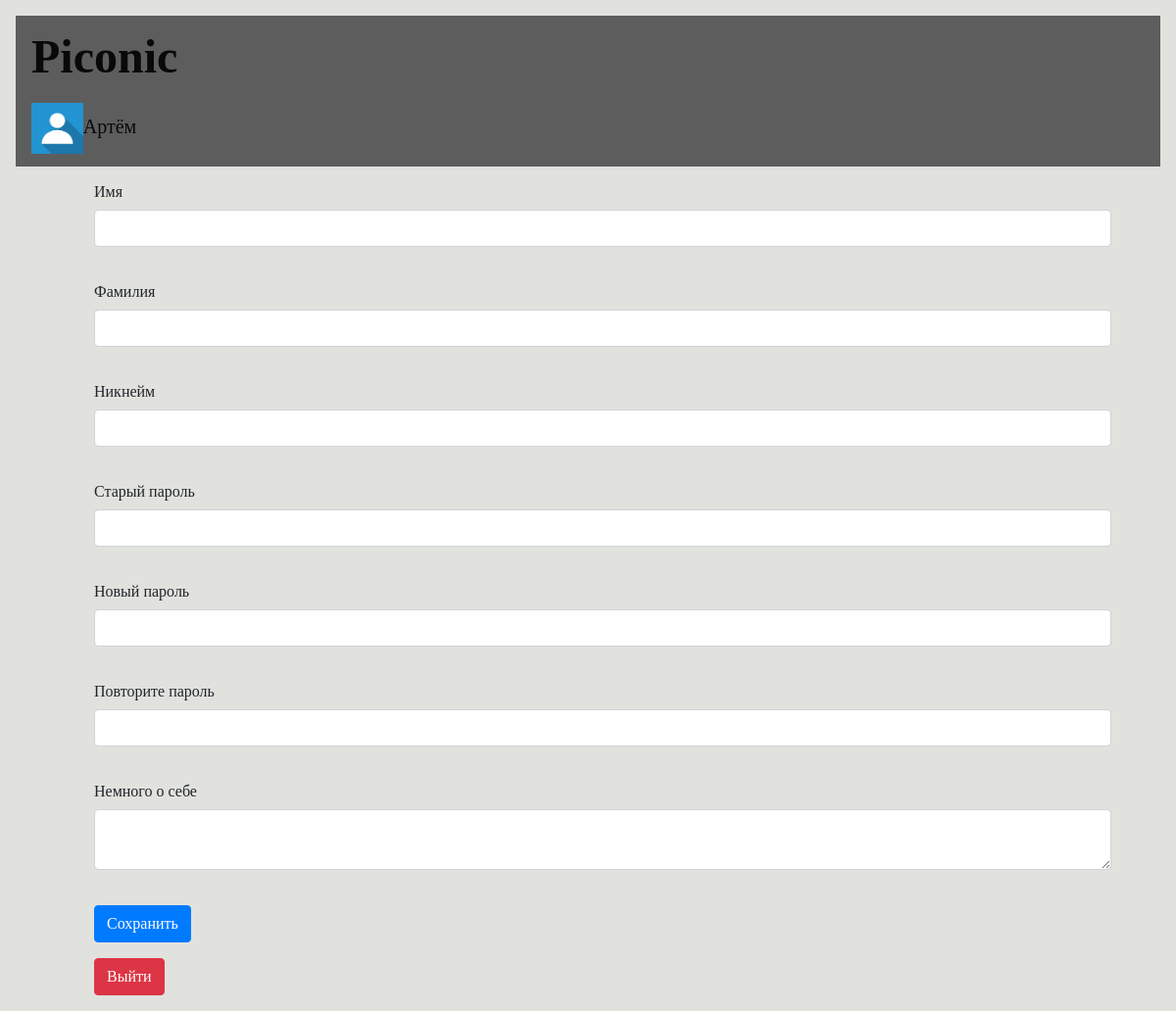
Screenshot of /profil/ (signed in) with the database file from the repository.
### data/users.py (models this page shows, shortened)
class User(SqlAlchemyBase, UserMixin):
    __tablename__ = 'users'
    id = sqlalchemy.Column(sqlalchemy.Integer, primary_key=True, autoincrement=True)
    name = sqlalchemy.Column(sqlalchemy.String)
    surname = sqlalchemy.Column(sqlalchemy.String)
    email = sqlalchemy.Column(sqlalchemy.String, index=True, unique=True)
    username = sqlalchemy.Column(sqlalchemy.String, unique=True)
    hashed_password = sqlalchemy.Column(sqlalchemy.String, nullable=True)
    created_date = sqlalchemy.Column(sqlalchemy.DateTime, default=datetime.datetime.now)
    about = sqlalchemy.Column(sqlalchemy.Integer, nullable=True)
    avatar = sqlalchemy.Column(sqlalchemy.Integer, nullable=True, default='static/def/img/def_avat.jpg')
    posts = orm.relation("Posts", back_populates='user')

### main.py (the view, shortened to what this page needs)
@app.route('/profil/', methods=['GET', 'POST'])
def profil():
    form = ProfilForm()
    return render_template('profil.html', title='Регистрация', form=form)

### forms/profil.py
class ProfilForm(FlaskForm):
    name = StringField('Имя', validators=[DataRequired()])
    surname = StringField('Фамилия', validators=[DataRequired()])
    username = StringField('Никнейм', validators=[DataRequired()])
    old_password = PasswordField('Старый пароль', validators=[DataRequired()])
    password = PasswordField('Новый пароль', validators=[DataRequired()])
    password_again = PasswordField('Повторите пароль', validators=[DataRequired()])
    about = TextAreaField('Немного о себе', validators=[DataRequired()])
    submit = SubmitField('Сохранить', validators=[DataRequired()])

### data/db_session.py (called while the page is built)
def create_session() -> Session:
    global __factory
    return __factory()

### main.py (called while the page is built)
@login_manager.user_loader
def load_user(user_id):
    db_sess = db_session.create_session()
    return db_sess.query(User).get(user_id)

### templates/profil.html (shortened to what this page needs)
{% extends "base.html" %}
{% block content %}
<form action="" method="post">
    <p>
        {{ form.name.label }}<br>
        {{ form.name(class="form-control") }}<br>
    </p>
    <p>
        {{ form.surname.label }}<br>
        {{ form.surname(class="form-control") }}<br>
    </p>
    <p>
        {{ form.username.label }}<br>
        {{ form.username(class="form-control") }}<br>
    </p>
    <p>
        {{ form.old_password.label }}<br>
        {{ form.old_password(class="form-control", type="password") }}<br>
    </p>
    <p>
        {{ form.password.label }}<br>
        {{ form.password(class="form-control", type="password") }}<br>
    </p>
    <p>
        {{ form.password_again.label }}<br>
        {{ form.password_again(class="form-control", type="password") }}<br>
    </p>
    <p>
        {{ form.about.label }}<br>
        {{ form.about(class="form-control", type="password") }}<br>
    </p>
    <p>{{ form.submit(type="submit", class="btn btn-primary") }}</p>
    <a class="btn btn-danger" href="/logout">Выйти</a>
</form>
{% endblock %}

### templates/base.html (shortened to what this page needs)
<!doctype html>
<html lang="ru">
<head>
    <link rel="stylesheet"
          href="https://stackpath.bootstrapcdn.com/bootstrap/4.4.1/css/bootstrap.min.css"
>
    <link href="/static/css/style.css" rel="stylesheet">
</head>
<body>
<nav class="navbar sticky-top navbar-light" style="background-color: #5d5d5d">
  <a class="navbar-brand" href="/"><h1>Piconic</h1></a>
    {% if current_user.is_authenticated %}
    <a class="navbar-brand" href="/profil/"><img src={{current_user.avatar}} width="5%" height="5%">{{ current_user.name }} </a>
    {% else %}
    <p>
        <a class="btn btn-primary " href="/register">Зарегистрироваться</a>
        <a class="btn btn-success" href="/login">Войти</a>
    </p>
{% endif %}
</nav>
<main role="main">
    {% block content %}{% endblock %}
</main>
</body>
</html>

### static/css/style.css (style rules this page uses)
*, *:before, *:after { box-sizing: border-box !important; }
main { margin-left: 80px; margin-right: 50px }
body { background-color: #e1e2de }
p { margin: 1rem 0; }
body { padding: 1em; font-family: "Garamond", serif; }
h1 { font-size: 3rem; font-weight: 800; }
body { line-height: 1.25; }
p { text-align: left; }

### rows the page displays
User: avatar (picture), name "Артём"
